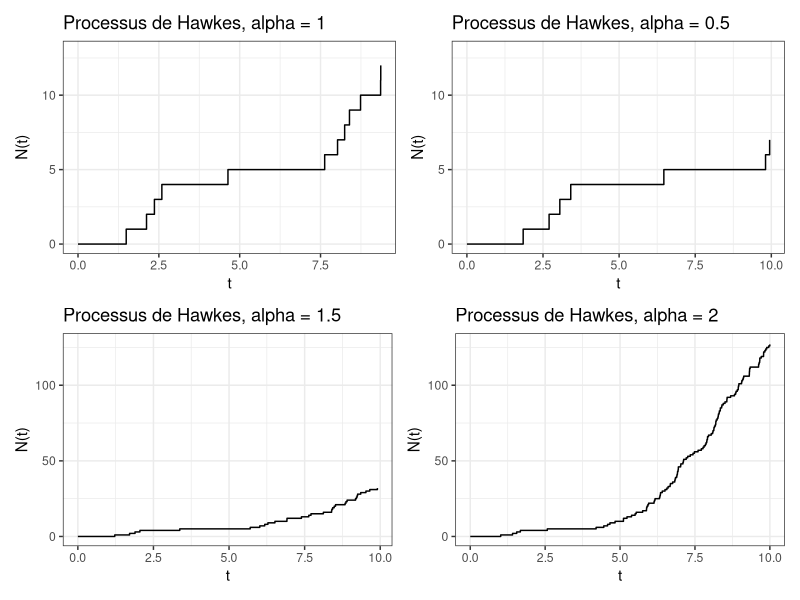

The R source for this figure:
# But: étudier les variations du paramètre alpha en jouant sur les paramètres
# Remarque: même code que dans "simulations_beta.R"

# Hawkes processus generation ==================================================

# install.packages("patchwork")
library(ggplot2)
library(patchwork)

gc()
# cat("\014")
# dev.off()
rm(list=ls())


# Parameters ===================================================================
lambda <- 1
beta_0 <- 2
epsilon <- 10e-10

# paramètres alpha à fair varier

a0 <- 1
a1 <- 0.5
a2 <- 1.5
a3 <- 2


# nombre d'itérations
big_T <- 10


# mu function that define the Hawkes process ===================================
mu_hawkes <- function(a, b, t){
  return(a*exp(-b*t))
}

# main algorithm ===============================================================

gen_process <- function(alpha, beta, mu_h,
                        seed=1910, eps=epsilon,
                        t0=0, b_T=big_T, lbda=lambda){
  set.seed(seed)
  processus <- c(0)
  t <- t0
  
  st_l <- function(lambda=lbda, t, ti, mu){
    return(lambda + sum( mu(a=alpha, b=beta, t=t-ti)*(ti<t) ) )
  }
  
  while(t < b_T){
    
    # "Find a new upper bound"
    M <- st_l(t=t+eps, ti=processus, mu=mu_h)
    
    # "Generate next candidate point"
    E <- rexp(n=1, rate=M)
    t <- t+E
    
    # "Keep it with some probs"
    U <- runif(n=1, min=0, max=M)
    
    if( (t < b_T) && (U <= st_l(t=t, ti=processus, mu = mu_h)) ){
      processus <- c(processus, t)  
    }
  }
  return(processus)
}  

# Results ======================================================================

hawkes_0 <- gen_process(alpha=a0, beta=beta_0, mu_h=mu_hawkes)
hawkes_1 <- gen_process(alpha=a1, beta=beta_0, mu_h=mu_hawkes)
hawkes_2 <- gen_process(alpha=a2, beta=beta_0, mu_h=mu_hawkes)
hawkes_3 <- gen_process(alpha=a3, beta=beta_0, mu_h=mu_hawkes)

max1 = length(hawkes_0)
max2 = length(hawkes_3)

# Création des 4 graphiques
p1 <- ggplot() + 
  geom_step(aes(x=hawkes_0, y=0:(length(hawkes_0)-1)))+
  labs(title=paste0("Processus de Hawkes, alpha = ", a0), x="t", y="N(t)") + 
  ylim(c(0, max1)) +
  theme_bw()

p2 <- ggplot() + 
  geom_step(aes(x=hawkes_1, y=0:(length(hawkes_1)-1))) +
  labs(title = paste0("Processus de Hawkes, alpha = ", a1), x="t", y="N(t)") + 
  ylim(c(0, max1)) +
  theme_bw()

p3 <- ggplot() + 
  geom_step(aes(x=hawkes_2, y=0:(length(hawkes_2)-1))) +
  labs(title = paste0("Processus de Hawkes, alpha = ", a2), x="t", y="N(t)") + 
  ylim(c(0, max2)) +
  theme_bw()

p4 <- ggplot() + 
  geom_step(aes(x=hawkes_3, y=0:(length(hawkes_3)-1))) +
  labs(title = paste0("Processus de Hawkes, alpha = ", a3), x="t", y="N(t)") +
  ylim(c(0, max2)) +
  theme_bw()

# Assemblage 2x2
(p1 + p2) / (p3 + p4)
